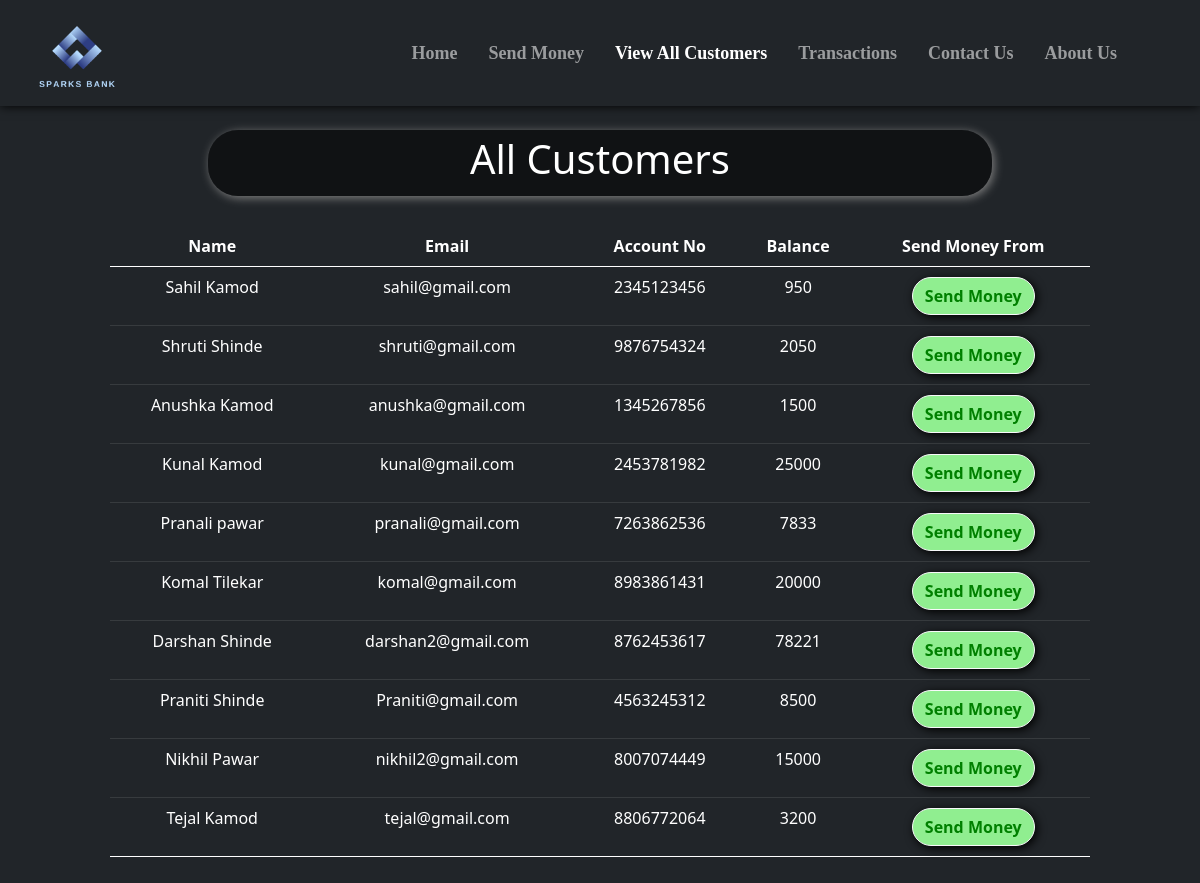
/all_cust.php, run on the app's committed database.
### tables this page shows
CREATE TABLE `users` (
  `sr` int(11) NOT NULL,
  `name` varchar(20) NOT NULL,
  `email` varchar(20) NOT NULL,
  `accno` varchar(10) NOT NULL,
  `blc` bigint(20) NOT NULL
);

### all_cust.php (the view, shortened to what this page needs)
<!doctype html>
<html lang="en">
<head>
    <link href="https://cdn.jsdelivr.net/npm/bootstrap@5.0.2/dist/css/bootstrap.min.css" rel="stylesheet"
>
    <link rel="stylesheet" href="https://cdnjs.cloudflare.com/ajax/libs/font-awesome/5.15.3/css/all.min.css"
 />
</head>
<body style="background-color:#212529;">
    <?php include 'spin.php'; ?>
    <nav class="navbar navbar-expand-lg navbar-dark bg-dark fixed fixed-top"
        style="font-family:candara; font-size:18px; box-shadow: 0px 0px 10px 0px black;">
        <div class="container-fluid">
            <a href="index.php"><img src="statics\logo.png" alt=""
                    style="height: 80px; margin-left:25px; margin-top:10px;"></a>
        </div>
        <div class="collapse navbar-collapse" id="navbarSupportedContent">
            <b>
                <ul class="navbar-nav ">
                    <li class="nav-item nav-links" style="margin-left:15px;">
                        <a class="nav-link text-nowrap" aria-current="page" href="index.php">Home</a>
                    </li>
                    <li class="nav-item" style="margin-left:15px; ">
                        <a class="nav-link text-nowrap" href="send_money.php">Send Money</a>
                    </li>
                    <li class="nav-item" style="margin-left:15px;">
                        <a class="nav-link text-nowrap active" href="all_cust.php">View All Customers</a>
                    </li>
                    <li class="nav-item" style="margin-left:15px;">
                        <a class="nav-link text-nowrap" href="transactions.php">Transactions</a>
                    </li>
                    <li class="nav-item" style="margin-left:15px;">
                        <a class="nav-link text-nowrap" href="contact_us.php">Contact Us</a>
                    </li>
                    <li class="nav-item" style="margin-left:15px; margin-right:75px;">
                        <a class="nav-link text-nowrap" href="about_us.php">About Us</a>
                    </li>
                </ul>
            </b>
        </div>
    </nav>
    <center>
        <div class="container" style="margin-top: 10%; padding:10px 80px 10px 80px; ">
            <div
                style="width:80%; background-color:rgba(0,0,0,.5); padding:5px 5px 5px 5px; border-radius:30px; box-shadow: 2px 2px 10px gray;">
                <h1 style=" color:white;">All Customers</h1>
            </div>
            <?php
$servername ='localhost';
$username ='root';
$password ='Sakshi@12345';
$database ='dbsakshi';
    $conn = mysqli_connect($servername, $username, $password, $database);
    if(!$conn){
        die("Connection not established: ".mysqli_connect_error());
    }else{
        $sql = "SELECT * FROM `users`";
        $result = mysqli_query($conn, $sql);
?>
            <table class="table table-dark" style="margin-top: 30px;">
                <thead>
                    <tr>
                        <th scope="col">Name</th>
                        <th scope="col">Email</th>
                        <th scope="col">Account No</th>
                        <th scope="col">Balance</th>
                        <th scope="col">Send Money From</th>
                    </tr>
                </thead>
                <?php
echo "<tbody>";
        while($row = mysqli_fetch_assoc($result)){
        echo    '
            <tr>
              <td>'.$row['name'].'</td>
              <td>'.$row['email'].'</td>
              <td>'.$row['accno'].'</td>
              <td>'.$row['blc'].'</td>
              <td style="padding:10px 10px 10px 10px">
              <a href="send_money.php?reads='.$row['accno'].'"
              <button type="button" class="btn mybtn btn-outline-light">Send Money</button>
              </a>
              </td>
            </tr>';
    }
    }
    echo "</tbody>";
?>
        </div>
    </center>
</body>
</html>

### spin.php (shortened to what this page needs)
<html>
<head>
<link rel="stylesheet" href="https://cdnjs.cloudflare.com/ajax/libs/font-awesome/5.15.3/css/all.min.css" />
</head>
<body>
    </body>
</html>

### all_cust.php (style rules this page uses)
th, td { text-align: center; }
.mybtn { box-shadow: 2px 2px 10px black; border-radius: 30px; font-weight: bold; background-color: lightgreen; color: green; }

### data on the page
users: name "Sahil Kamod", email "sahil@gmail.com", accno "2345123456", blc "950"
users: name "Shruti Shinde", email "shruti@gmail.com", accno "9876754324", blc "2050"
users: name "Anushka Kamod", email "anushka@gmail.com", accno "1345267856", blc "1500"
users: name "Kunal Kamod", email "kunal@gmail.com", accno "2453781982", blc "25000"
users: name "Pranali pawar", email "pranali@gmail.com", accno "7263862536", blc "7833"
users: name "Komal Tilekar", email "komal@gmail.com", accno "8983861431", blc "20000"
users: name "Darshan Shinde", email "darshan2@gmail.com", accno "8762453617", blc "78221"
users: name "Praniti Shinde", email "Praniti@gmail.com", accno "4563245312", blc "8500"
users: name "Nikhil Pawar", email "nikhil2@gmail.com", accno "8007074449", blc "15000"
users: name "Tejal Kamod", email "tejal@gmail.com", accno "8806772064", blc "3200"
